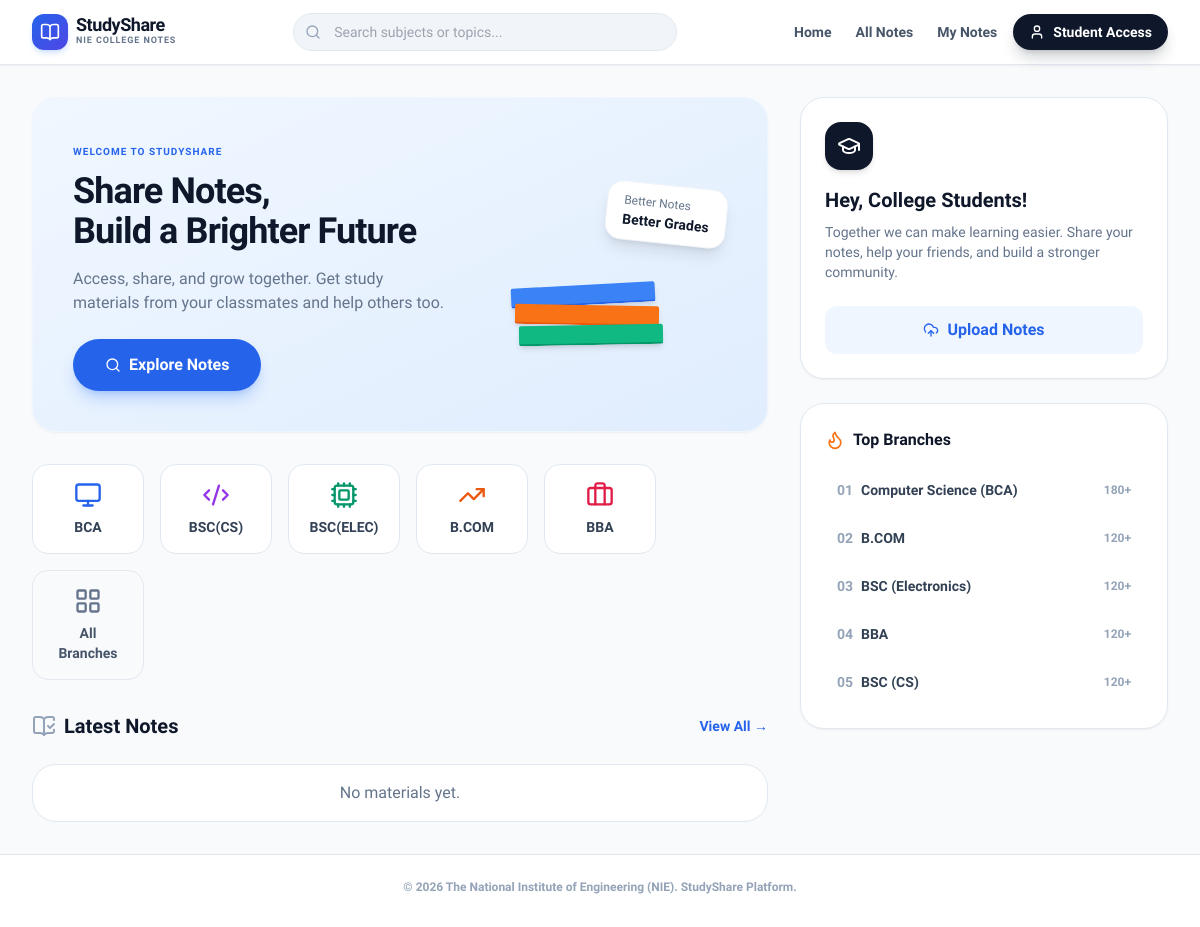
Before: / with the older database file.
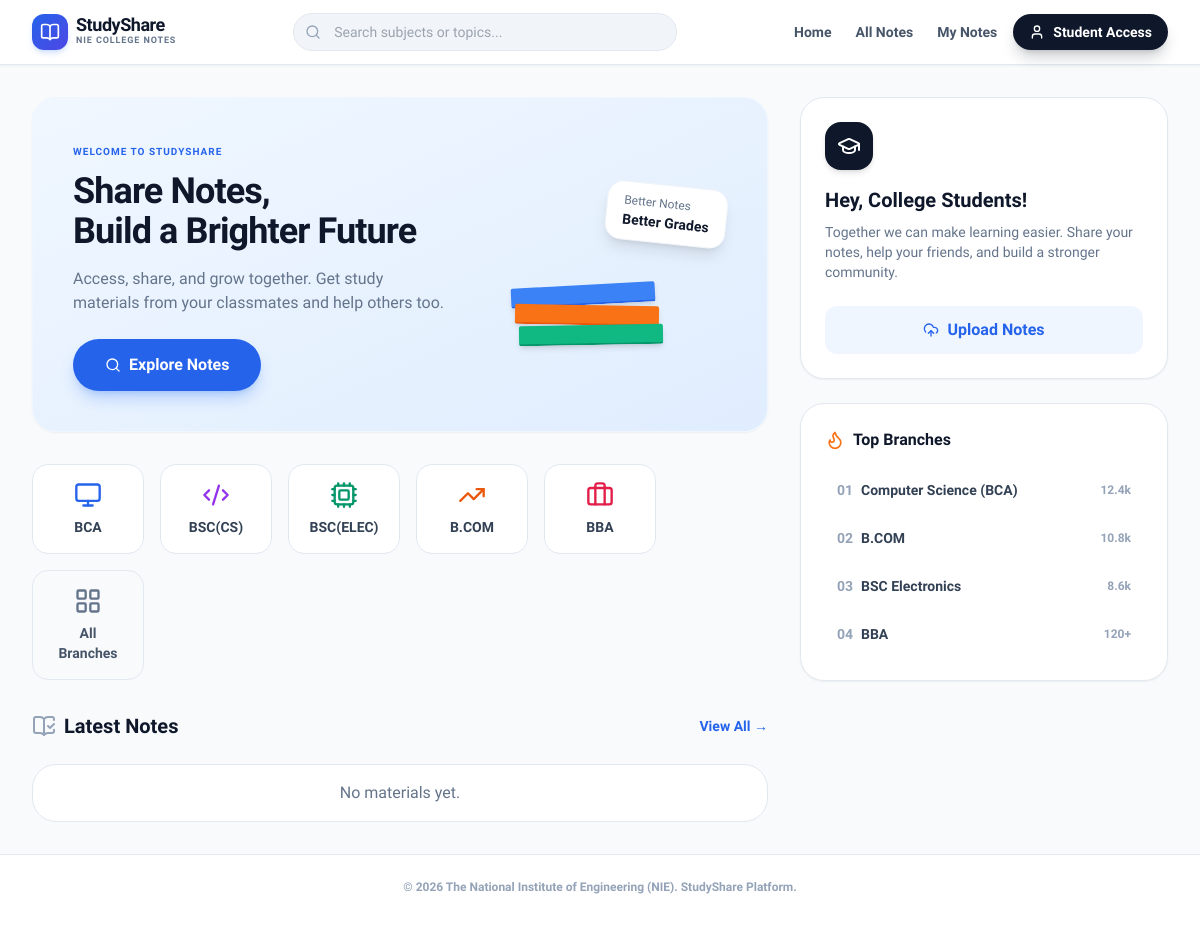
After: the same page with the newer database file.
### tables this page shows
CREATE TABLE top_branches (
        id INTEGER PRIMARY KEY AUTOINCREMENT,
        branch_name TEXT NOT NULL,
        note_count TEXT NOT NULL
    );

### app.py (the view)
@app.route('/')
def dashboard():
    db = get_db()
    latest_notes = db.execute("SELECT * FROM notes WHERE status = 'approved' ORDER BY id DESC LIMIT 6").fetchall()
    top_branches = db.execute("SELECT * FROM top_branches ORDER BY id ASC LIMIT 5").fetchall()
    return render_template('dashboard.html', notes=latest_notes, popular=top_branches)

### app.py (called while the page is built)
def get_db():
    db = getattr(g, '_database', None)
    if db is None:
        db = g._database = sqlite3.connect(DATABASE)
        db.row_factory = sqlite3.Row
    return db

@app.teardown_appcontext
def close_connection(exception):
    db = getattr(g, '_database', None)
    if db is not None:
        db.close()

### templates/dashboard.html
{% extends 'base.html' %}
{% block content %}
<div class="flex flex-col lg:flex-row gap-8 w-full">
    <div class="w-full lg:w-2/3 flex flex-col gap-8">
        <section class="relative w-full rounded-3xl bg-gradient-to-br from-[#f0f7ff] to-[#e0edfe] p-8 sm:p-10 shadow-sm border border-blue-50 flex flex-col sm:flex-row items-center justify-between gap-6 overflow-hidden animate-fade-in">
            <div class="w-full sm:w-3/5 text-center sm:text-left z-10">
                <span class="inline-block text-blue-600 font-extrabold text-[10px] tracking-widest uppercase mb-3">Welcome to StudyShare</span>
                <h1 class="text-3xl sm:text-4xl font-extrabold text-slate-900 leading-tight mb-4 tracking-tight">
                    Share Notes, <br>Build a Brighter Future
                </h1>
                <p class="text-slate-500 text-sm sm:text-base font-medium mb-6 max-w-md mx-auto sm:mx-0">
                    Access, share, and grow together. Get study materials from your classmates and help others too.
                </p>
                <a href="{{ url_for('all_notes') }}" class="inline-flex items-center justify-center gap-2 bg-blue-600 text-white px-8 py-3.5 rounded-full font-bold shadow-lg shadow-blue-500/30 hover:bg-blue-700 hover:-translate-y-0.5 transition-all">
                    <i data-lucide="search" class="w-4 h-4"></i> Explore Notes
                </a>
            </div>
            <div class="hidden sm:block relative w-full sm:w-2/5 h-48 z-10">
                <div class="absolute top-4 right-0 bg-white px-4 py-2.5 rounded-2xl shadow-lg border border-slate-100 transform rotate-6 z-20">
                    <p class="text-xs text-slate-500 leading-snug">Better Notes<br><strong class="text-slate-900 text-sm font-extrabold">Better Grades</strong></p>
                </div>
                <div class="absolute bottom-4 right-16 z-10">
                    <div class="w-36 h-5 bg-blue-500 rounded-sm shadow-md transform -rotate-3 absolute bottom-10 right-2 border-b-2 border-blue-600"></div>
                    <div class="w-36 h-5 bg-orange-500 rounded-sm shadow-md transform rotate-1 absolute bottom-5 right-1 border-b-2 border-orange-600"></div>
                    <div class="w-36 h-5 bg-emerald-500 rounded-sm shadow-md transform -rotate-1 absolute bottom-0 right-0 border-b-2 border-emerald-600"></div>
                </div>
            </div>
        </section>
        <section class="w-full opacity-0 animate-fade-in" style="animation-delay: 0.1s;">
            <div class="grid grid-cols-3 sm:flex sm:flex-wrap gap-3 sm:gap-4 w-full">
                <a href="{{ url_for('all_notes', branch='BCA') }}" class="bg-white border border-slate-200 rounded-2xl p-4 flex flex-col items-center justify-center gap-2 hover:border-blue-400 hover:shadow-lg hover:-translate-y-1 transition-all group w-full sm:w-28">
                    <div class="text-blue-600 group-hover:scale-110 transition-transform"><i data-lucide="monitor" class="w-6 h-6 sm:w-7 sm:h-7"></i></div>
                    <span class="font-bold text-slate-700 text-xs sm:text-sm">BCA</span>
                </a>
                <a href="{{ url_for('all_notes', branch='BSC(CS)') }}" class="bg-white border border-slate-200 rounded-2xl p-4 flex flex-col items-center justify-center gap-2 hover:border-purple-400 hover:shadow-lg hover:-translate-y-1 transition-all group w-full sm:w-28">
                    <div class="text-purple-600 group-hover:scale-110 transition-transform"><i data-lucide="code-2" class="w-6 h-6 sm:w-7 sm:h-7"></i></div>
                    <span class="font-bold text-slate-700 text-xs sm:text-sm">BSC(CS)</span>
                </a>
                <a href="{{ url_for('all_notes', branch='BSC(ELECTRONICS)') }}" class="bg-white border border-slate-200 rounded-2xl p-4 flex flex-col items-center justify-center gap-2 hover:border-emerald-400 hover:shadow-lg hover:-translate-y-1 transition-all group w-full sm:w-28">
                    <div class="text-emerald-600 group-hover:scale-110 transition-transform"><i data-lucide="cpu" class="w-6 h-6 sm:w-7 sm:h-7"></i></div>
                    <span class="font-bold text-slate-700 text-xs sm:text-sm text-center">BSC(ELEC)</span>
                </a>
                <a href="{{ url_for('all_notes', branch='B.COM') }}" class="bg-white border border-slate-200 rounded-2xl p-4 flex flex-col items-center justify-center gap-2 hover:border-orange-400 hover:shadow-lg hover:-translate-y-1 transition-all group w-full sm:w-28">
                    <div class="text-orange-600 group-hover:scale-110 transition-transform"><i data-lucide="trending-up" class="w-6 h-6 sm:w-7 sm:h-7"></i></div>
                    <span class="font-bold text-slate-700 text-xs sm:text-sm">B.COM</span>
                </a>
                <a href="{{ url_for('all_notes', branch='BBA') }}" class="bg-white border border-slate-200 rounded-2xl p-4 flex flex-col items-center justify-center gap-2 hover:border-rose-400 hover:shadow-lg hover:-translate-y-1 transition-all group w-full sm:w-28">
                    <div class="text-rose-600 group-hover:scale-110 transition-transform"><i data-lucide="briefcase" class="w-6 h-6 sm:w-7 sm:h-7"></i></div>
                    <span class="font-bold text-slate-700 text-xs sm:text-sm">BBA</span>
                </a>
                <a href="{{ url_for('all_notes') }}" class="bg-slate-50 border border-slate-200 rounded-2xl p-4 flex flex-col items-center justify-center gap-2 hover:bg-slate-100 hover:-translate-y-1 transition-all group w-full sm:w-28">
                    <div class="text-slate-500 group-hover:scale-110 transition-transform"><i data-lucide="layout-grid" class="w-6 h-6 sm:w-7 sm:h-7"></i></div>
                    <span class="font-bold text-slate-600 text-xs sm:text-sm text-center">All Branches</span>
                </a>
            </div>
        </section>
        <section class="w-full">
            <div class="flex justify-between items-center mb-6">
                <h3 class="text-xl font-extrabold text-slate-900 flex items-center gap-2"><i data-lucide="book-open-check" class="w-6 h-6 text-slate-400"></i> Latest Notes</h3>
                <a href="{{ url_for('all_notes') }}" class="text-sm font-extrabold text-primary hover:text-indigo-600 transition-colors">View All &rarr;</a>
            </div>
            <div class="grid grid-cols-1 gap-4 w-full">
                {% for note in notes %}
                <article class="bg-white border border-slate-200 rounded-3xl p-5 sm:p-6 shadow-sm hover:shadow-xl hover:border-blue-200 transition-all flex flex-col w-full opacity-0 animate-fade-in" style="animation-delay: {{ 0.2 + (loop.index0 * 0.1) }}s;">
                    <div class="flex items-center gap-2 mb-4 flex-wrap">
                        <span class="bg-blue-50 text-blue-600 px-3 py-1 rounded-md text-[10px] sm:text-xs font-extrabold">{{ note['subject'] }}</span>
                        <span class="bg-slate-100 text-slate-600 px-3 py-1 rounded-md text-[10px] sm:text-xs font-bold">{{ note['branch'] }} • S{{ note['semester'] }}</span>
                    </div>
                    <h4 class="text-lg font-extrabold text-slate-900 mb-2">{{ note['title'] }}</h4>
                    <p class="text-sm text-slate-500 mb-6 line-clamp-2 font-medium">{{ note['description'] }}</p>
                    <div class="flex items-center justify-between pt-4 border-t border-slate-100 mt-auto w-full">
                        <div class="flex items-center gap-3">
                            <div class="w-8 h-8 rounded-full bg-slate-900 text-white flex items-center justify-center text-xs font-bold">{{ note['author_name'][0] }}</div>
                            <div>
                                <p class="text-xs font-extrabold text-slate-900">{{ note['author_name'] }} <span class="font-medium text-slate-400"> • {{ note['created_at'] }}</span></p>
                            </div>
                        </div>
                        <a href="{{ note['file_link'] }}" target="_blank" class="w-10 h-10 bg-primary text-white rounded-full flex items-center justify-center shadow-lg shadow-blue-500/30 hover:bg-blue-700 transition-colors">
                            <i data-lucide="arrow-down" class="w-4 h-4"></i>
                        </a>
                    </div>
                </article>
                {% else %}
                <p class="text-slate-500 font-medium p-4 text-center bg-white border border-slate-200 rounded-3xl">No materials yet.</p>
                {% endfor %}
            </div>
        </section>
    </div>
    <aside class="w-full lg:w-1/3 flex flex-col gap-6 opacity-0 animate-fade-in" style="animation-delay: 0.2s;">
        <div class="bg-white border border-slate-200 rounded-3xl p-6 shadow-sm">
            <div class="w-12 h-12 bg-slate-900 text-white rounded-2xl flex items-center justify-center mb-4 shadow-md">
                <i data-lucide="graduation-cap" class="w-6 h-6"></i>
            </div>
            <h3 class="text-xl font-extrabold text-slate-900 mb-2">Hey, College Students!</h3>
            <p class="text-sm text-slate-500 font-medium mb-6">Together we can make learning easier. Share your notes, help your friends, and build a stronger community.</p>
            <a href="{{ url_for('my_notes') }}" class="flex items-center justify-center gap-2 w-full py-3 bg-blue-50 text-primary font-extrabold rounded-xl hover:bg-primary hover:text-white transition-colors">
                <i data-lucide="upload-cloud" class="w-4 h-4"></i> Upload Notes
            </a>
        </div>
        <div class="bg-white border border-slate-200 rounded-3xl p-6 shadow-sm">
            <h4 class="text-base font-extrabold text-slate-900 mb-4 flex items-center gap-2"><i data-lucide="flame" class="text-orange-500 w-5 h-5"></i> Top Branches</h4>
            <ul class="flex flex-col gap-1">
                {% for pop in popular %}
                <li class="flex items-center p-3 rounded-xl hover:bg-slate-50 transition-colors group">
                    <span class="text-slate-400 font-bold w-6 text-sm">0{{ loop.index }}</span>
                    <span class="flex-1 font-bold text-slate-700 text-sm group-hover:text-primary transition-colors">{{ pop['branch_name'] }}</span>
                    <span class="text-xs font-bold text-slate-400">{{ pop['note_count'] }}</span>
                </li>
                {% endfor %}
            </ul>
        </div>
    </aside>
</div>
{% endblock %}

### templates/base.html (shortened to what this page needs)
<!DOCTYPE html>
<html lang="en">
<head>
    <script src="https://cdn.tailwindcss.com"></script>
</head>
<body class="bg-slate-50 text-slate-800 overflow-x-hidden w-full antialiased flex flex-col min-h-screen">
    <header class="sticky top-0 z-50 bg-white/90 backdrop-blur-md border-b border-slate-200 shadow-sm">
        <div class="max-w-7xl mx-auto px-4 sm:px-6 lg:px-8 h-16 flex items-center justify-between w-full">
            <div class="flex items-center gap-4">
                <a href="{{ url_for('dashboard') }}" class="flex items-center gap-2 group">
                    <div class="w-9 h-9 rounded-xl bg-gradient-to-br from-blue-600 to-indigo-600 flex items-center justify-center text-white shadow-md shadow-blue-500/20 group-hover:scale-105 transition-transform">
                        <i data-lucide="book-open" class="w-5 h-5"></i>
                    </div>
                    <div class="flex flex-col">
                        <span class="text-lg font-extrabold tracking-tight text-slate-900 leading-none">StudyShare</span>
                        <span class="text-[9px] font-bold text-slate-500 uppercase tracking-widest hidden sm:block">NIE College Notes</span>
                    </div>
                </a>
            </div>
            <form action="{{ url_for('all_notes') }}" method="GET" class="hidden md:block relative w-96">
                <i data-lucide="search" class="absolute left-3 top-1/2 -translate-y-1/2 w-4 h-4 text-slate-400"></i>
                <input type="text" name="q" placeholder="Search subjects or topics..." value="{{ search_query or '' }}"
                       class="w-full pl-10 pr-4 py-2 bg-slate-100 border border-slate-200 rounded-full text-sm font-medium focus:bg-white focus:border-primary focus:ring-2 focus:ring-primary/20 transition-all outline-none">
            </form>
            <div class="flex items-center gap-4">
                <div class="hidden lg:flex items-center gap-6">
                    <a href="{{ url_for('dashboard') }}" class="text-sm font-bold text-slate-600 hover:text-primary transition-colors">Home</a>
                    <a href="{{ url_for('all_notes') }}" class="text-sm font-bold text-slate-600 hover:text-primary transition-colors">All Notes</a>
                    <a href="{{ url_for('my_notes') }}" class="text-sm font-bold text-slate-600 hover:text-primary transition-colors">My Notes</a>
                </div>
                {% if session.get('student_name') %}
                    <a href="{{ url_for('profile') }}" class="flex items-center gap-2 px-1 pr-3 py-1 bg-slate-100 border border-slate-200 rounded-full hover:bg-slate-200 transition-colors">
                        <div class="w-7 h-7 rounded-full bg-slate-900 text-white flex items-center justify-center text-xs font-bold shadow-sm">
                            {{ session.get('student_name')[0] }}
                        </div>
                        <span class="text-sm font-bold hidden sm:block">{{ session.get('student_name') }}</span>
                    </a>
                {% else %}
                    <a href="{{ url_for('student_login') }}" class="flex items-center gap-2 px-4 py-2 bg-slate-900 text-white text-sm font-bold rounded-full shadow-lg shadow-slate-900/20 hover:-translate-y-0.5 transition-all">
                        <i data-lucide="user" class="w-4 h-4"></i>
                        <span class="hidden sm:inline">Student Access</span>
                    </a>
                {% endif %}
            </div>
        </div>
    </header>
    <main class="flex-1 w-full max-w-7xl mx-auto px-4 sm:px-6 lg:px-8 py-8 overflow-hidden">
        {% block content %}{% endblock %}
    </main>
    <footer class="bg-white border-t border-slate-200 py-6 mt-auto w-full">
        <div class="max-w-7xl mx-auto px-4 text-center">
            <p class="text-xs text-slate-400 font-bold mb-2">&copy; 2026 The National Institute of Engineering (NIE). StudyShare Platform.</p>
        </div>
    </footer>
</body>
</html>

Changed rows visible on the page:
removed top_branches: branch_name "BSC (CS)", note_count "120+"
changed top_branches "Computer Science (BCA)": note_count "180+" → "12.4k"
changed top_branches "B.COM": note_count "120+" → "10.8k"
changed top_branches: branch_name "BSC (Electronics)" → "BSC Electronics"; note_count "120+" → "8.6k"
